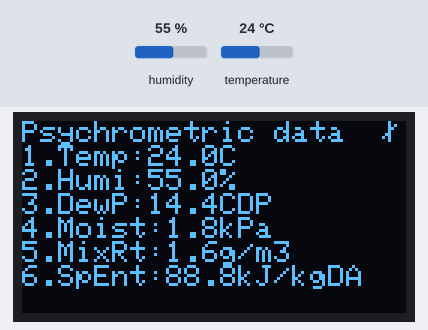
Bench run of a sketch on a simulated ESP32. Parts: 128×64 one-colour display. The test bench sets the inputs (shaded band); at power-on: humidity 55 %, temperature 24 °C. The display library's start-up logo is not drawn.

Above: at 3.2 s.
3.3 s: humidity set to 22 %
At 6.8 s:
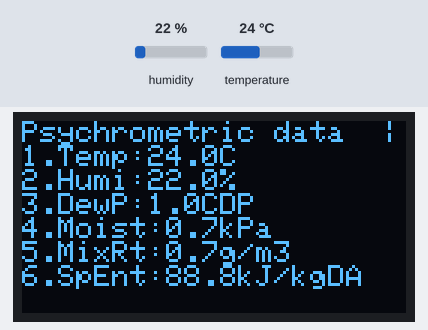
9.7 s: temperature set to 12 °C
At 11.9 s:
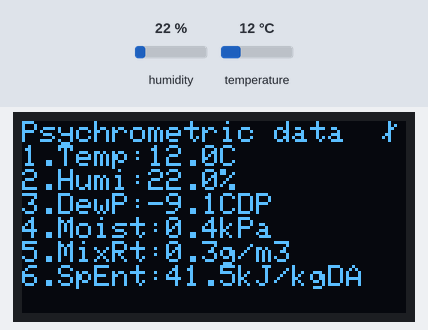
14.6 s: humidity set to 40 %
At 19.3 s:
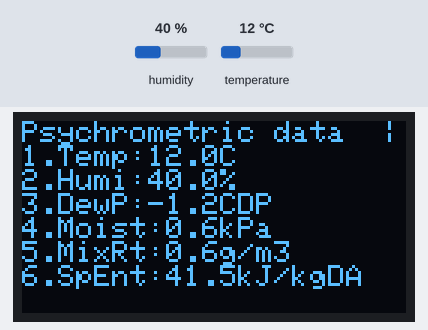
20.0 s: temperature set to 19 °C
At 25.8 s:
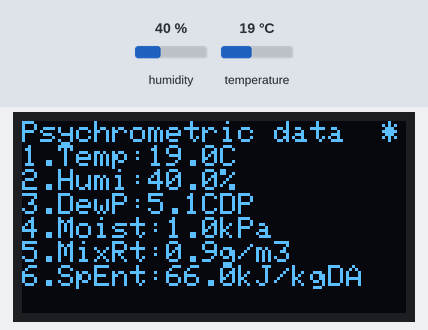
Timing chart, 0 to 25.9 s (numbered marks = the images above; inputs shaded):
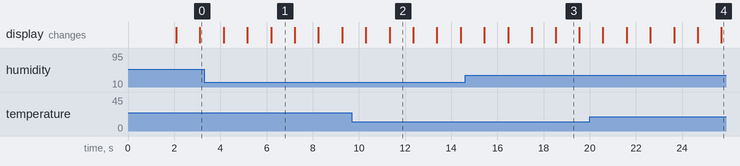

The sketch:

sketch_2018Aug16_DHT22_SSD1306_WROOM_8factor_DONE.ino
```cpp
// hardware consistence
//  OLED1306 - Arduino Pro Mini - FTDI Comm - (USB Serial) - MacBook Pro

// hardware requirement
// 1. Arduino Pro Mini
// 2. DHT22
// 3. OLED1306 I2C type

// software library requirement
//  SPI.h (for I2C connection)
//  Wire.h
//  DHT.h
//  Adafruit_GFX.h
//  Adafruit_SSD1306.h

// hardware wiring to DHT22...
//  1 VCC - VCC5V
//  2 Output - Sensor Data
//  4 GND - GND

// hardware wiring of OLED1306...
//  VCC - VCC5V
//  GND - GND
//  SCL - (BLUE)  - A7
//  SDA - (WHITE) - A6

#include <SPI.h>
#include <Wire.h>
#include <Adafruit_GFX.h>
#include <Adafruit_SSD1306.h>
#include <DHT.h>

#define OLED_RESET 4
#define DHT22_to_Arduino_PIN 4
#define DHTTYPE DHT22

Adafruit_SSD1306 display(OLED_RESET);
DHT dht(DHT22_to_Arduino_PIN, DHTTYPE);

#if (SSD1306_LCDHEIGHT != 64)
#error("Height incorrect, please fix Adafruit_SSD1306.h!");
#endif

void setup() {
  Wire.begin(0, 2); // SDA = IO00, SCL = IO02

  display.clearDisplay();
  display.setTextSize(1);
  display.setTextColor(WHITE);

  display.begin(SSD1306_SWITCHCAPVCC, 0x3C);

  display.display();
  delay(2000);

  display.clearDisplay();
}

void loop() {
  disp8factor();

  display.setCursor(0,0);
  display.println("                    |");
  display.display();
  delay(1000);

  display.setCursor(0,0);
  display.println("                    /");
  display.display();
  delay(1000);

  display.setCursor(0,0);
  display.println("                    -");
  display.display();
  delay(1000);

  display.setCursor(0,0);
  display.println("                    *");
  display.display();
  delay(1000);

  display.clearDisplay();
}

void disp8factor(void) {

  float tempC = dht.readTemperature();
  float humid = dht.readHumidity();
  float DewPt = Dew_Point(tempC, humid);
  float moist = Moisture_Pressure(tempC, humid);
  float mixrt = Mixing_Ratio(tempC, humid);
  float AbsHu = Saturated_Water_Vapor_Pressure(tempC, humid);
  float SpEnt = Specific_Enthalpy(tempC, humid);

  // 0. display Title
  display.setCursor(0, 0);
  display.println("Psychrometric data");

  // 1. display Dry-bulb Temparature
  display.print("1.Temp:"); display.print(tempC, 1); display.println("C");

  // 2. display Relative Humidity
  display.print("2.Humi:"); display.print(humid, 1); display.println("%");

  // 3. calculate Dewpoint(CDP) temparature from Temp and Humi
  display.print("3.DewP:"); display.print(DewPt, 1); display.println("CDP");

  // 4. caliculate Moisture Pressure
  display.print("4.Moist:"); display.print(moist, 1); display.println("kPa");

  // 5. caliculate Mixing Ratio
  display.print("5.MixRt:"); display.print(mixrt, 1); display.println("g/m3");

  // 6. Caliculate Specific Enthalpy
  display.print("6.SpEnt:"); display.print(SpEnt, 1); display.println("kJ/kgDA");
}

double Dew_Point(double temp_celsius, double humidity_percent)
{
  double RATIO = 373.15 / (273.15 + temp_celsius);
  double RHS = -7.90298 * (RATIO - 1);

  RHS += 5.02808 * log10(RATIO);
  RHS += -1.3816e-7 * (pow(10, (11.344 * (1 - 1/RATIO ))) - 1) ;
  RHS += 8.1328e-3 * (pow(10, (-3.49149 * (RATIO - 1))) - 1) ;
  RHS += log10(1013.246);

  double VP = pow(10, RHS - 3) * humidity_percent;
  double T = log(VP/0.61078);

  return (241.88 * T) / (17.558 - T);
}

double Saturated_Water_Vapor_Pressure(double theta_celcius, double humidity_percent)
{
  double saturated_water_vapor_pressure_fs;
  double index;

  index = 7.5 * theta_celcius / (theta_celcius + 237.3);
  saturated_water_vapor_pressure_fs = 6.1078 * pow(10, index);

  return saturated_water_vapor_pressure_fs;
}

double Moisture_Pressure(double Saturated_Water_Vapor_Pressure_fs, double humidity_percent)
{
  double moisture_pressure_f;

  moisture_pressure_f = (Saturated_Water_Vapor_Pressure_fs * 101.3245 / 760) * humidity_percent / 100;

  return moisture_pressure_f;
}

double Mixing_Ratio(double theta_celcius, double humidity_percent)
{
  double volumetric_humidity_phai_w;
  double Tab;
  double t1, t2, t3, t4, t5;
  double mixing_ratio_x;

  Tab = 273.15 + theta_celcius;
  t1 = -5800.2206 / Tab;
  t2 = 0.048640239 * Tab;
  t3 = 0.41764768 * pow(10, -4) * Tab * Tab;
  t4 = 0.14452093 * pow(10, -7) * Tab * Tab * Tab;
  t5 = 6.5459673 * log(Tab);

  volumetric_humidity_phai_w = exp(t1 + 1.3914993 - t2 + t3 - t4 + t5) / 1000;
  mixing_ratio_x = volumetric_humidity_phai_w * humidity_percent / 100;

  return mixing_ratio_x;
}

double Specific_Enthalpy(double theta_celcius, double humidity_percent)
{
  double moisture_pressure_f, absolute_humidity_x, specific_enthalpy_h;

  moisture_pressure_f = Saturated_Water_Vapor_Pressure(theta_celcius, humidity_percent);
  absolute_humidity_x = 0.622 * moisture_pressure_f / (760 - moisture_pressure_f);
  specific_enthalpy_h = (0.24 * theta_celcius + (0.431 * theta_celcius + 597.3) * absolute_humidity_x) * 4.18605;

  return specific_enthalpy_h;
}
```
